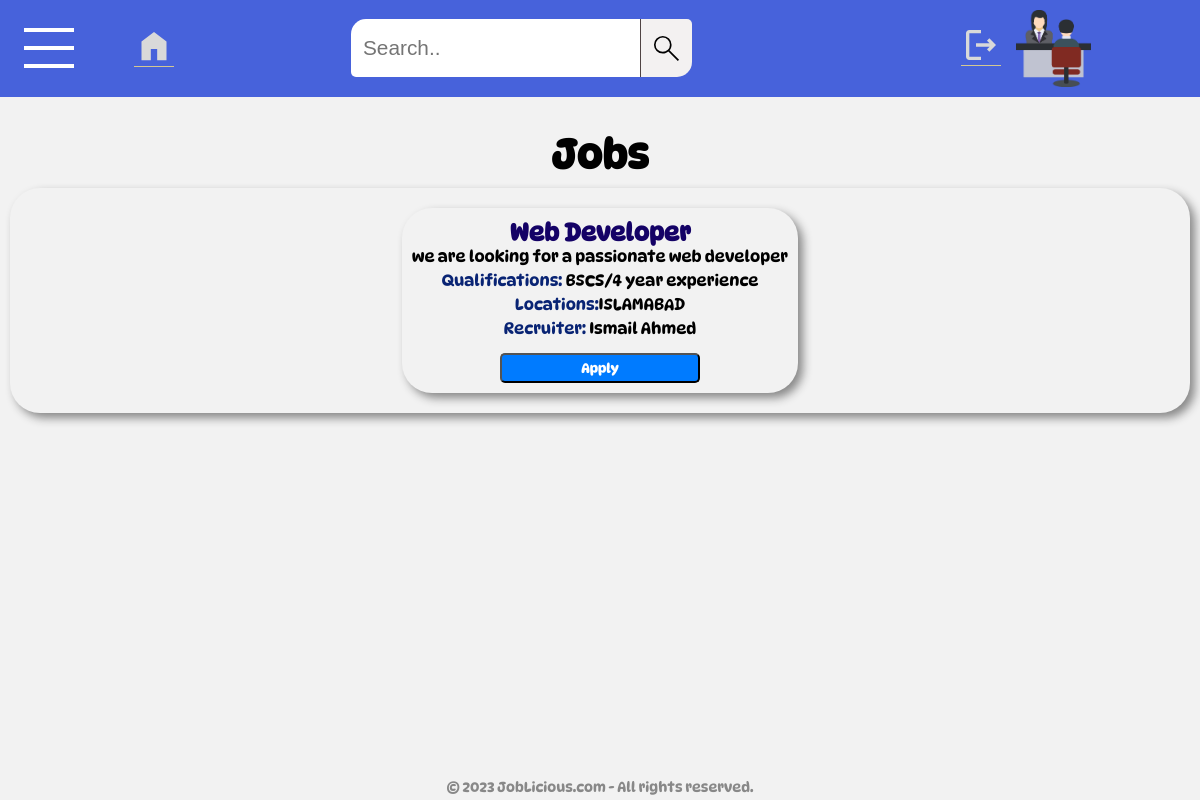
The app's page /home.php (signed in) with its own data.
### tables this page shows
CREATE TABLE `jobposting` (
  `job_id` int(11) NOT NULL,
  `recruiter_id` int(11) DEFAULT NULL,
  `job_title` varchar(255) DEFAULT NULL,
  `job_description` varchar(7000) DEFAULT NULL,
  `qualifications` varchar(255) DEFAULT NULL,
  `job_location` varchar(1000) DEFAULT NULL
);

CREATE TABLE `user` (
  `user_id` int(11) NOT NULL,
  `user_name` varchar(255) NOT NULL,
  `user_password` varchar(1000) NOT NULL,
  `user_email` varchar(1500) NOT NULL,
  `user_ph_no` bigint(20) NOT NULL,
  `user_role` varchar(255) NOT NULL
);

### includes/seeker-home.php (the view, shortened to what this page needs)
<?php
include "config.php";
?>
<h2 class="jobseekerhome" >Jobs</h2>
<main class="job-entry">
    <?php
        $query = "SELECT j.job_id, j.recruiter_id, r.user_name, j.job_title, j.job_description, j.qualifications, j.job_location
        FROM jobposting j
        JOIN user r ON j.recruiter_id = r.user_id;";
        $stmt = $conn->prepare($query);
        $stmt->execute();
        $result = $stmt->get_result();
        $jobs = $result->fetch_all(MYSQLI_ASSOC);
        foreach ($jobs as $job) {
            echo '<div class="job-entry">';
            echo '<div class="job-details">';
            echo '<div class="job-title"> <h2>' . $job['job_title'] . '</h2></div>';
            echo '<div class="job-field">'. $job['job_description'] . '</div>';
            echo '<div class="job-field"><span class="job-headings">Qualifications:</span> ' . $job['qualifications'] . '</div>';
            echo '<div class="job-field"><span class="job-headings">Locations:</span>' . $job['job_location'] . '</div>';
            echo '<div class="job-field"><span class="job-headings">Recruiter:</span> '. $job['user_name'] . '</div>';
            echo '</div>';
            echo '<form action="upload-cv.php" method="POST" >';
            echo '<button class="apply-now"><span class="applybtnText">Apply</span></button>';
            echo '</form>';
            echo '</div>';
        }
    ?>
</main>

### css/styles.css (style rules this page uses)
* { margin: 0; padding: 0; box-sizing: border-box; }
body { margin-top: 100px; font-family: DynaMedium; background-color: #f2f2f2; margin-bottom: 30px; }
main { margin-top: 100px; }
.jobseekerhome { margin-top: 100px; font-size:2.5em; text-align: center; }
.job-entry { text-align: center; box-shadow: 5px 5px 10px #888888; margin: 10px; border-radius: 30px; padding: 10px; display: flex; flex-direction: column; align-items: center; justify-content: center; background-color: #f2f2f2; width: auto; font-size: 1em; padding: 10px; margin-bottom: 10px; }
.job-title { color:#140266; }
.job-details { margin-bottom: 10px; }
.job-field { margin-bottom: 5px; }
.job-headings { color: #092474; }
.apply-now { display: inline-block; padding: 5px 10px; background-color: #007bff; color: #fff; text-decoration: none; border-radius: 5px; width:200px; }
.applybtnText { font-family:'DynaSemiBold', 'Lucida Sans', 'Lucida Sans Regular', 'Lucida Grande', 'Lucida Sans Unicode', Geneva, Verdana, sans-serif; font-weight: bold; }
@media only screen and (min-width: 768px) { body { margin-top: 130px; } }

### records on screen
jobposting: job_title "Web Developer", job_description "we are looking for a passionate web developer", qualifications "BSCS/4 year experience", job_location "ISLAMABAD", recruiter.user_name "Ismail Ahmed"
